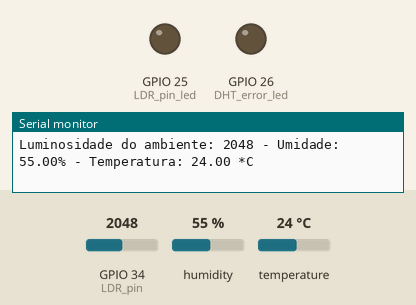
Simulated run of this sketch. Board: ESP32. On the bench: output pins drawn as LEDs (lit = HIGH), the last lines printed to the serial monitor. The inputs (shaded band) are chosen by the test bench; at power-on: GPIO 34 (LDR_pin) = 2048, humidity 55 %, temperature 24 °C.

Above: at 3.8 s.
3.9 s: GPIO 34 (LDR_pin) set to 111
7.8 s: GPIO 34 (LDR_pin) set to 90
At 9.4 s:
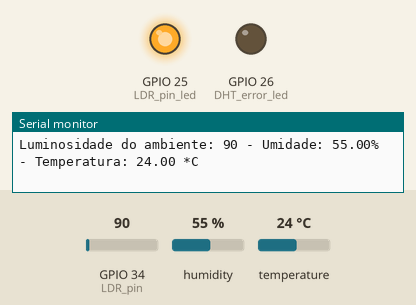
11.7 s: GPIO 34 (LDR_pin) set to 491
At 13.4 s:
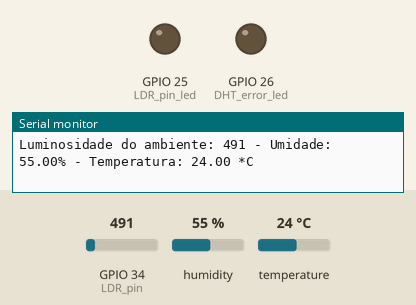
15.6 s: GPIO 34 (LDR_pin) set to 60
At 19.0 s:
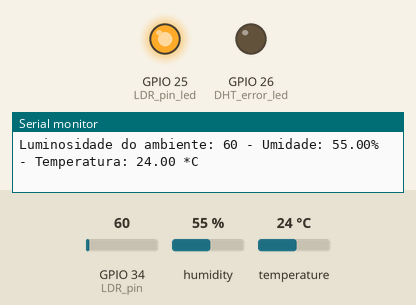
Timing chart, 0 to 20.5 s (numbered marks = the images above; inputs shaded):
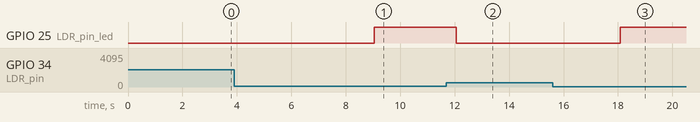

Measured:
- the behaviour switches between 100 and 99 on GPIO 34 (LDR_pin) (found by bisection; images 0 and 1)
- after the input at 7.8 s, GPIO 25 (LDR_pin_led): LOW → HIGH after 1.2 s
- after the input at 11.7 s, GPIO 25 (LDR_pin_led): HIGH → LOW after 0.36 s
- after the input at 15.6 s, GPIO 25 (LDR_pin_led): LOW → HIGH after 2.5 s

The sketch:

arduino_code.ino
```cpp
#include "DHT.h" // Inclui a biblioteca DHT

#define LDR_pin 34 // Pino do sensor de luminosidade (LDR)

#define DHT_pin 4           // Pino do sensor DHT
#define DHT_type DHT22      // Tipo de sensor DHT (DHT22)
DHT dht(DHT_pin, DHT_type); // Criação de uma instância do objeto DHT

int luminosity = 0; // Variável para armazenar a luminosidade

int LDR_pin_led = 25;   // Pino do LED indicador de luminosidade
int DHT_error_led = 26; // Pino do LED indicador de erro do sensor DHT

void setup()
{
  Serial.begin(9600); // Inicia a comunicação serial

  dht.begin(); // Inicializa o sensor DHT

  pinMode(LDR_pin_led, OUTPUT);   // Define o pino do LED indicador de luminosidade como saída
  pinMode(DHT_error_led, OUTPUT); // Define o pino do LED indicador de erro do sensor DHT como saída
}

void loop()
{
  luminosity = analogRead(LDR_pin); // Lê o valor de luminosidade do sensor LDR

  if (luminosity < 100)
  {
    digitalWrite(LDR_pin_led, HIGH); // Acende o LED indicador de luminosidade
  }
  else
  {
    digitalWrite(LDR_pin_led, LOW); // Apaga o LED indicador de luminosidade
  }

  float temperature = dht.readTemperature(); // Lê a temperatura do sensor DHT
  float humidity = dht.readHumidity();       // Lê a umidade do sensor DHT

  if (isnan(temperature) || isnan(humidity))
  {                                                     // Veridica se temperature e humidity são números
    Serial.println("Falha na comunicação com o DHT22"); // Imprime mensagem indicando falha na comunicação com o sensor DHT

    digitalWrite(DHT_error_led, HIGH); // Acende o LED indicador de erro do sensor DHT
    delay(1000);

    digitalWrite(DHT_error_led, LOW); // Apaga o LED indicador de erro do sensor DHT
  }
  else
  {
    Serial.print("Luminosidade do ambiente: ");
    Serial.print(luminosity);
    Serial.print(" - Umidade: ");
    Serial.print(humidity);
    Serial.print("%");
    Serial.print(" - Temperatura: ");
    Serial.print(temperature);
    Serial.println(" *C");
  }

  delay(3000);
}
```
